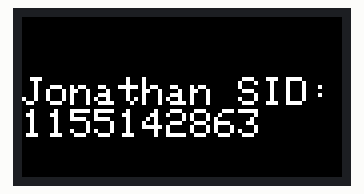
Simulated run of this sketch. Board: ESP8266 (NodeMCU). On the bench: 160×80 colour display. What the sketch prints to the serial monitor is not drawn.

Above: at 0.4 s.

The sketch:

I2C_communication_with_LCD.ino
```cpp
#include <Adafruit_GFX.h>    // Core graphics library
#include <Adafruit_ST7735.h> // Hardware-specific library for ST7735
#include <Adafruit_ST7789.h> // Hardware-specific library for ST7789
#include <SPI.h>

#if defined(ARDUINO_FEATHER_ESP32) // Feather Huzzah32
  #define TFT_CS         14
  #define TFT_RST        15
  #define TFT_DC         32

#elif defined(ESP8266)
  #define TFT_CS         4
  #define TFT_RST        16
  #define TFT_DC         5

#else
  // For the breakout board, you can use any 2 or 3 pins.
  // These pins will also work for the 1.8" TFT shield.
  #define TFT_CS        10
  #define TFT_RST        8 // Or set to -1 and connect to Arduino RESET pin
  #define TFT_DC         9
#endif

Adafruit_ST7735 tft = Adafruit_ST7735(TFT_CS, TFT_DC, TFT_RST);

void setup(void) {
  Serial.begin(9600);
  Serial.print(F("1155142863"));

  tft.initR(INITR_BLACKTAB);      // Init ST7735S chip, black tab

  tft.initR(INITR_MINI160x80);  // Init ST7735S mini display

  // tft print function!
  tft.setRotation(1);//rotate
  tftPrintTest();
}


void loop() {
  tft.invertDisplay(true);
  delay(500);
}

void tftPrintTest() {
  tft.setTextWrap(false);
  tft.fillScreen(ST77XX_WHITE);//background colour
  tft.setCursor(0, 30);
  tft.setTextColor(ST77XX_BLACK);
  tft.setTextSize(2);
  tft.println("Jonathan SID:");//text colour
  tft.setTextColor(ST77XX_BLACK);
  tft.setTextSize(2);
  tft.println("1155142863");//text colour
}
```
